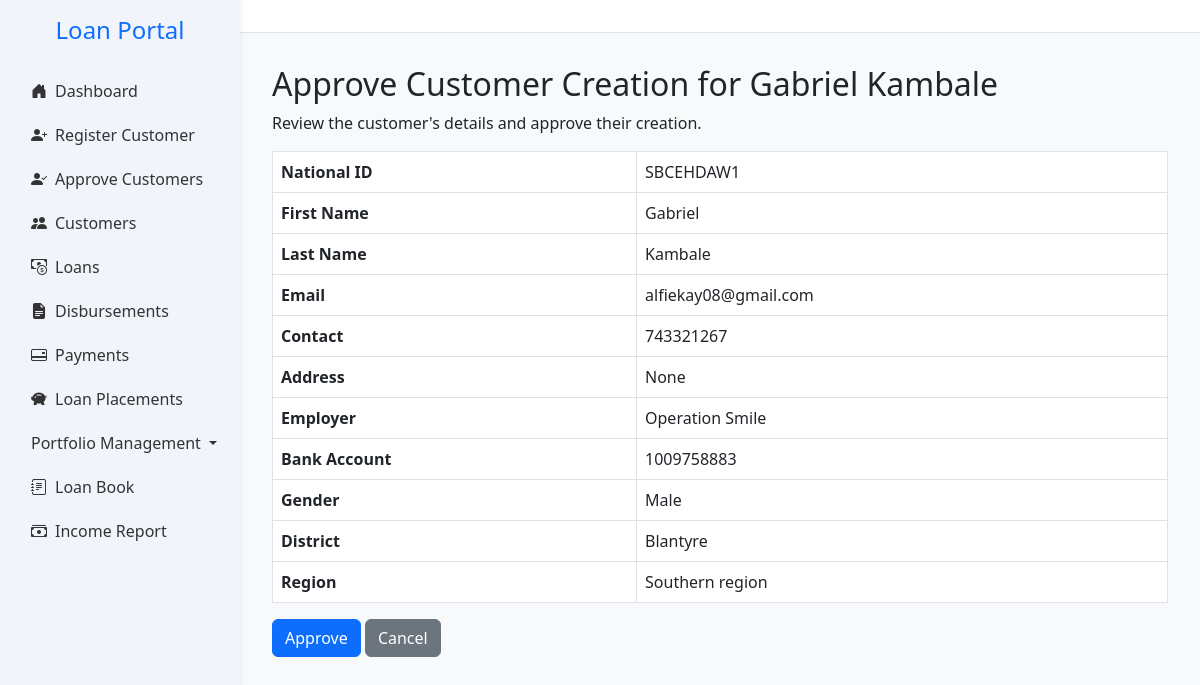
/customer/check/2, run on the app's committed database.
### app.py (models this page shows, shortened)
class Customer(db.Model):
    __tablename__ = 'customers'
    __table_args__ = (
        db.UniqueConstraint('national_id', name='uq_customers_national_id'),
        db.UniqueConstraint('file_number', name='uq_customers_file_number'),
        db.UniqueConstraint('employment_number', name='uq_customers_employment_number'),
        db.Index('idx_customers_national_id', 'national_id'),
        db.Index('idx_customers_file_number', 'file_number'),
        db.Index('idx_customers_employment_number', 'employment_number'),
        db.Index('idx_customers_agent_id', 'agent_id'),
    )
    id = db.Column(db.Integer, primary_key=True)
    national_id = db.Column(db.String(20), unique=True, nullable=False)
    first_name = db.Column(db.String(100), nullable=False)
    last_name = db.Column(db.String(100), nullable=False)
    gender = db.Column(db.String(10))
    dob = db.Column(db.String(20))
    title = db.Column(db.String(20))
    email = db.Column(db.String(100), nullable=False)
    contact = db.Column(db.String(20))
    address = db.Column(db.String(255))
    next_of_kin_name = db.Column(db.String(20),nullable=False)
    next_of_kin_relationship = db.Column(db.String(20),nullable=False)
    next_of_kin_contact = db.Column(db.String(20))
    employer = db.Column(db.String(100), nullable=False)
    job_title = db.Column(db.String(100))
    salary = db.Column(db.Float)
    service_length = db.Column(db.String(50))
    bank_name = db.Column(db.String(100))
    bank_account = db.Column(db.String(20), nullable=False)
    salary_deposited = db.Column(db.String(10))
    district = db.Column(db.String(100))
    region = db.Column(db.String(100))
    amount_requested = db.Column(db.Float)
    status = db.Column(db.String(20), default='pending')
    is_approved_for_creation = db.Column(db.Boolean, default=False)
    maker_id = db.Column(db.Integer, nullable=False)
    checker_id = db.Column(db.Integer)
    is_approved_for_deletion = db.Column(db.Boolean, default=False)
    file_number = db.Column(db.String(20))
    created_at = db.Column(db.DateTime, default=datetime.utcnow)
    date_joined = db.Column(db.Date, nullable=True, index=True)
    is_voluntary_retirement_candidate = db.Column(db.Boolean, default=False)
    agent_id = db.Column(db.Integer, db.ForeignKey('agents.id'), nullable=True)
    employment_number = db.Column(db.String(20), unique=True, nullable=True)
    loans = db.relationship('LoanApplication', back_populates='customer')
    agent = db.relationship('Agent', back_populates='customers')
    customer_documents = db.relationship("Document", back_populates="customer", lazy=True)
    @property
    def is_voluntary_retirement_candidate(self):
        return self.years_in_service is not None and self.years_in_service >= 20

### app.py (the view, shortened to what this page needs)
@app.route('/customer/check/<int:customer_id>', methods=['GET', 'POST'])
def check_customer(customer_id):
    customer = Customer.query.get_or_404(customer_id)
    return render_template('check_customer.html', customer=customer)

### app.py (called while the page is built, shortened)
@app.context_processor
def inject_notifications():
    if not current_user.is_authenticated:
        return dict(notifications=[])

### templates/check_customer.html (shortened to what this page needs)
{% extends "base.html" %}
{% block content %}
<h2>Approve Customer Creation for {{ customer.first_name }} {{ customer.last_name }}</h2>
<p>Review the customer's details and approve their creation.</p>
<table class="table table-bordered">
    <tr><th>National ID</th><td>{{ customer.national_id }}</td></tr>
    <tr><th>First Name</th><td>{{ customer.first_name }}</td></tr>
    <tr><th>Last Name</th><td>{{ customer.last_name }}</td></tr>
    <tr><th>Email</th><td>{{ customer.email }}</td></tr>
    <tr><th>Contact</th><td>{{ customer.contact }}</td></tr>
    <tr><th>Address</th><td>{{ customer.address }}</td></tr>
    <tr><th>Employer</th><td>{{ customer.employer }}</td></tr>
    <tr><th>Bank Account</th><td>{{ customer.bank_account }}</td></tr>
    <tr><th>Gender</th><td>{{ customer.gender }}</td></tr>
    <tr><th>District</th><td>{{ customer.district }}</td></tr>
    <tr><th>Region</th><td>{{ customer.region }}</td></tr>
</table>
<form action="{{ url_for('check_customer', customer_id=customer.id) }}" method="POST">
    <button type="submit" class="btn btn-primary">Approve</button>
    <a href="{{ url_for('customers') }}" class="btn btn-secondary">Cancel</a>
</form>
{% endblock %}

### templates/base.html (style rules this page uses)
:root { --main-blue: #007bff; --sidebar-bg: #f1f5fb; --sidebar-hover: #dbeafe; }
body { overflow-x: hidden; background-color: #f8f9fa; }

### data on the page
Customer: first_name "Gabriel", last_name "Kambale", national_id "SBCEHDAW1", email "alfiekay08@gmail.com", contact "743321267", address "None", employer "Operation Smile", bank_account "1009758883", gender "Male", district "Blantyre", region "Southern region"
